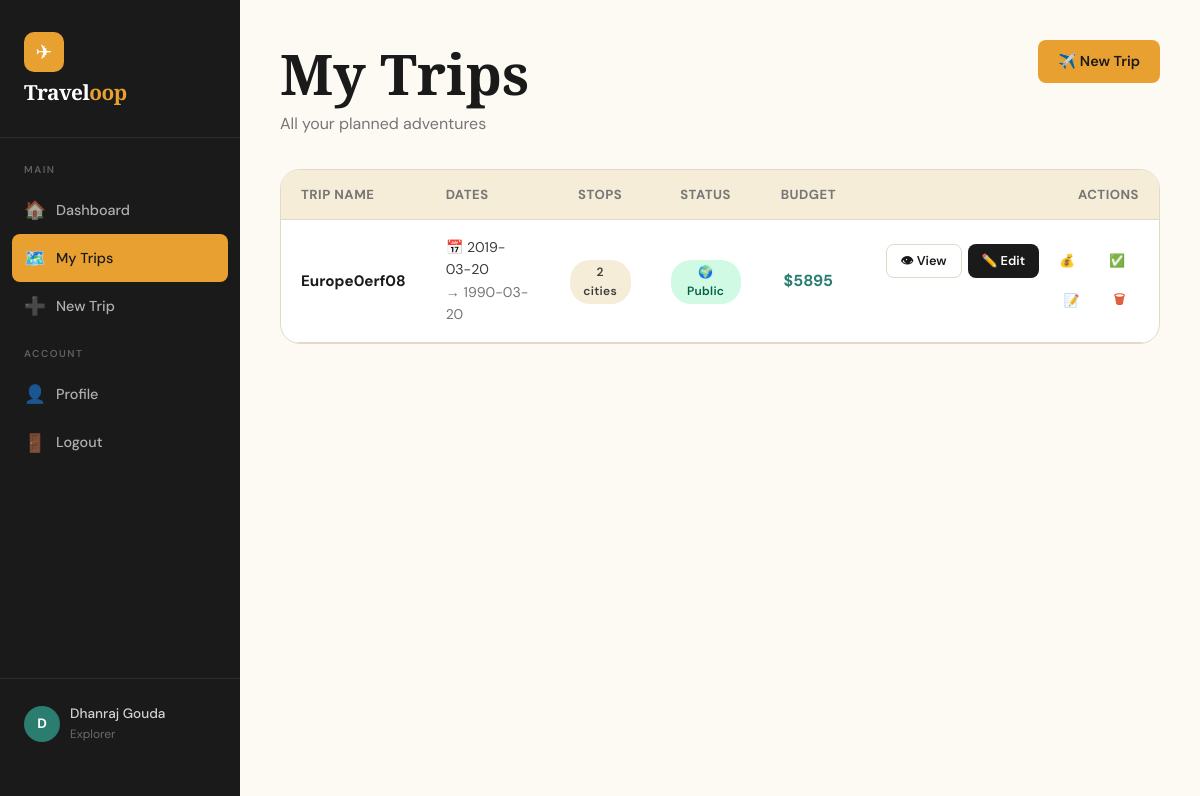
The app's page /trips (signed in), older data.
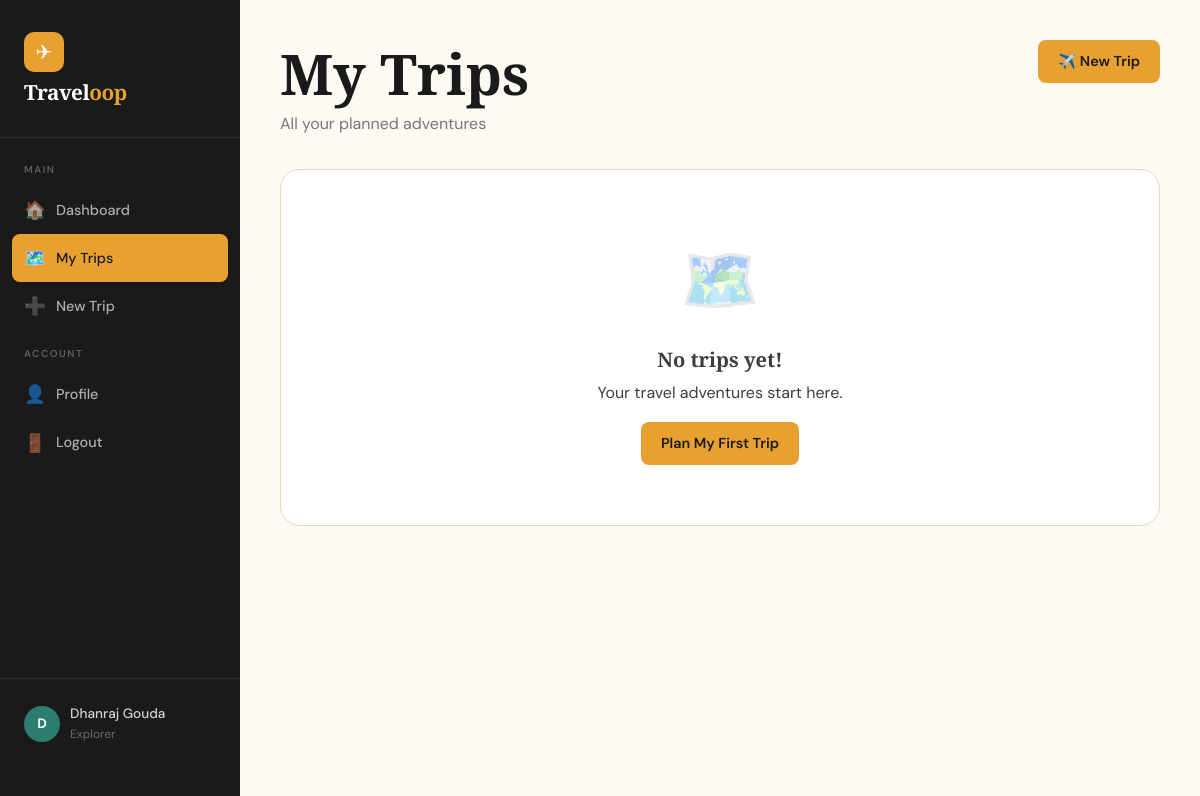
The same page, newer data.
### backend/app.py (models this page shows)
class Trip(db.Model):
    id = db.Column(db.Integer, primary_key=True)
    user_id = db.Column(db.Integer, db.ForeignKey('user.id'), nullable=False)
    name = db.Column(db.String(200), nullable=False)
    description = db.Column(db.Text, default='')
    start_date = db.Column(db.String(20), nullable=False)
    end_date = db.Column(db.String(20), nullable=False)
    cover_photo = db.Column(db.String(200), default='')
    is_public = db.Column(db.Boolean, default=False)
    budget = db.Column(db.Float, default=0.0)
    created_at = db.Column(db.DateTime, default=datetime.utcnow)
    stops = db.relationship('Stop', backref='trip', lazy=True, cascade='all, delete-orphan')
    notes = db.relationship('Note', backref='trip', lazy=True, cascade='all, delete-orphan')
    checklist = db.relationship('ChecklistItem', backref='trip', lazy=True, cascade='all, delete-orphan')

### backend/app.py (the view)
@app.route('/trips')
@login_required
def my_trips():
    user = User.query.get(session['user_id'])
    trips = Trip.query.filter_by(user_id=user.id).order_by(Trip.created_at.desc()).all()
    return render_template('my_trips.html', user=user, trips=trips)

### backend/app.py (called while the page is built)
def login_required(f):
    from functools import wraps
    @wraps(f)
    def decorated(*args, **kwargs):
        if 'user_id' not in session:
            return redirect(url_for('login'))
        return f(*args, **kwargs)
    return decorated

### templates/my_trips.html (shortened to what the changed rows need)
{% extends "base.html" %}
{% block content %}
<div class="page-header">
  <div class="page-title">
    <div>
      <h1>My Trips</h1>
    </div>
  </div>
</div>
<div class="page-body">
  {% if trips %}
  <div style="background:var(--white);border:1px solid var(--border);border-radius:var(--radius-lg);overflow:hidden;" class="fade-up">
    <table style="width:100%;border-collapse:collapse;">
      <thead>
        <tr style="background:var(--sand);border-bottom:1px solid var(--border);">
          <th style="padding:14px 20px;text-align:left;font-size:.82rem;font-weight:700;letter-spacing:.5px;text-transform:uppercase;color:var(--ink-lt);">Trip Name</th>
          <th style="padding:14px 20px;text-align:left;font-size:.82rem;font-weight:700;letter-spacing:.5px;text-transform:uppercase;color:var(--ink-lt);">Dates</th>
          <th style="padding:14px 20px;text-align:center;font-size:.82rem;font-weight:700;letter-spacing:.5px;text-transform:uppercase;color:var(--ink-lt);">Stops</th>
          <th style="padding:14px 20px;text-align:center;font-size:.82rem;font-weight:700;letter-spacing:.5px;text-transform:uppercase;color:var(--ink-lt);">Status</th>
          <th style="padding:14px 20px;text-align:center;font-size:.82rem;font-weight:700;letter-spacing:.5px;text-transform:uppercase;color:var(--ink-lt);">Budget</th>
          <th style="padding:14px 20px;text-align:right;font-size:.82rem;font-weight:700;letter-spacing:.5px;text-transform:uppercase;color:var(--ink-lt);">Actions</th>
        </tr>
      </thead>
      <tbody>
        {% for trip in trips %}
        <tr style="border-bottom:1px solid var(--border);transition:background .15s;" onmouseover="this.style.background='var(--cream)'" onmouseout="this.style.background=''">
          <td style="padding:16px 20px;">
            <div style="font-weight:700;font-size:.95rem;">{{ trip.name }}</div>
          </td>
          <td style="padding:16px 20px;color:var(--ink-md);font-size:.88rem;">
            📅 {{ trip.start_date }}<br>
            <span style="color:var(--ink-lt);">→ {{ trip.end_date }}</span>
          </td>
          <td style="padding:16px 20px;text-align:center;">
            <span class="badge badge-sand">{{ trip.stops|length }} cities</span>
          </td>
          <td style="padding:16px 20px;text-align:center;">
            {% if trip.is_public %}
              <span class="badge badge-public">🌍 Public</span>
            {% else %}
              <span class="badge badge-sand">🔒 Private</span>
            {% endif %}
          </td>
          <td style="padding:16px 20px;text-align:center;font-weight:700;color:var(--teal);">
            {% if trip.budget > 0 %}${{ "%.0f"|format(trip.budget) }}{% else %}—{% endif %}
          </td>
          <td style="padding:16px 20px;text-align:right;">
            <div style="display:flex;gap:6px;justify-content:flex-end;flex-wrap:wrap;">
              <a href="{{ url_for('itinerary_view', trip_id=trip.id) }}" class="btn btn-outline btn-sm">👁 View</a>
              <a href="{{ url_for('itinerary_builder', trip_id=trip.id) }}" class="btn btn-dark btn-sm">✏️ Edit</a>
              <a href="{{ url_for('trip_budget', trip_id=trip.id) }}" class="btn btn-ghost btn-sm">💰</a>
              <a href="{{ url_for('checklist', trip_id=trip.id) }}" class="btn btn-ghost btn-sm">✅</a>
              <a href="{{ url_for('trip_notes', trip_id=trip.id) }}" class="btn btn-ghost btn-sm">📝</a>
              <button class="btn btn-ghost btn-sm" style="color:var(--coral);"
                onclick="deleteTrip('{{ trip.id }}')">🗑</button>
            </div>
          </td>
        </tr>
        {% endfor %}
      </tbody>
    </table>
  </div>
  {% else %}
  <div class="card fade-up">
    <div class="empty-state">
      <div class="empty-icon">🗺️</div>
      <h3>No trips yet!</h3>
      <p>Your travel adventures start here.</p>
      <a href="{{ url_for('create_trip') }}" class="btn btn-primary" style="margin-top:16px;">Plan My First Trip</a>
    </div>
  </div>
  {% endif %}
</div>
{% endblock %}

Row changes from the older to the newer data that the page shows:
removed Trip: name "Europe0erf08", start_date "2019-03-20", end_date "1990-03-20", stops|length "2", is_public "🌍 Public", budget "5895"
Text that changed along with them:
text no longer shown: "TRIP NAME DATES STOPS STATUS BUDGET ACTIONS"
text now shown: "🗺️ No trips yet! Your travel adventures start here. Plan My First Trip"
